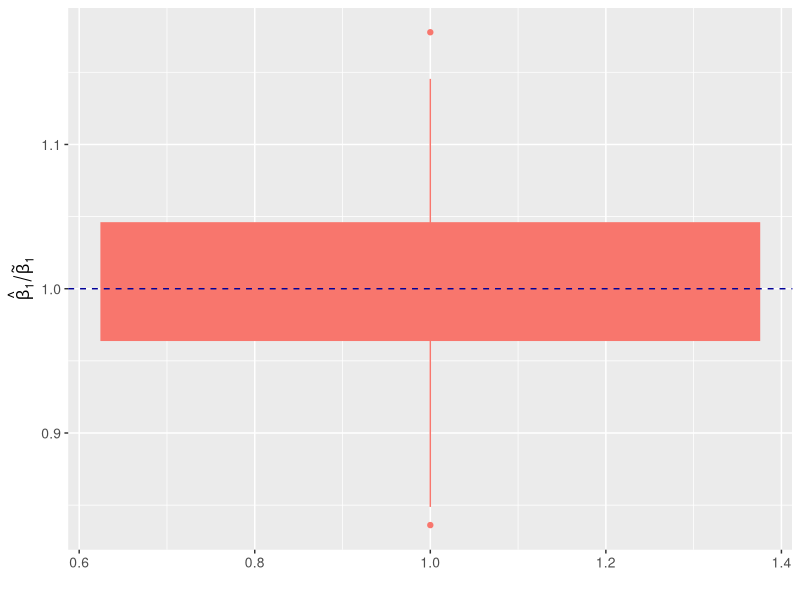
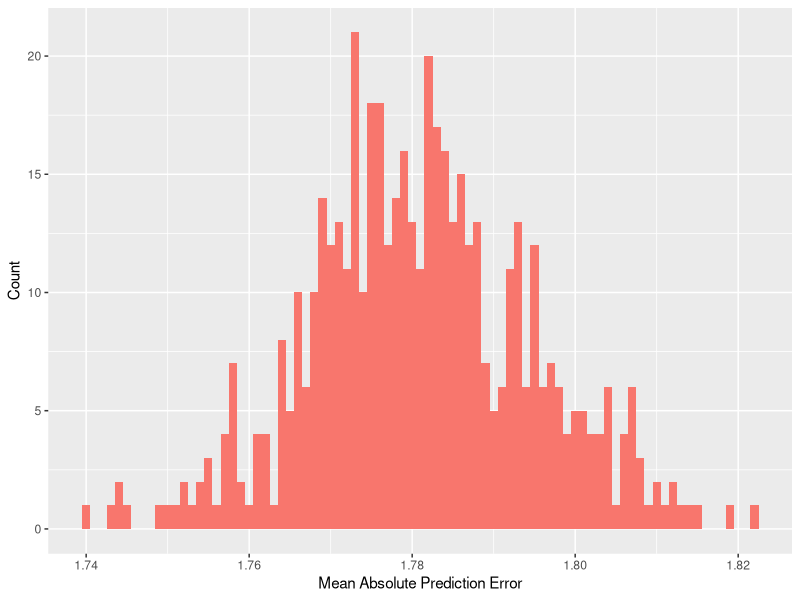

Recreate these plots in R, in order.
# Simulate data sets and store
rm(list=ls())
library(MASS)
set.seed(125)

# Set up storage
n.sim = 500
n.sub = 1000
n.study = 10000
datasets.sub = array(0, c(n.sub, 3, n.sim))
datasets.study = array(0, c(n.study, 3, n.sim))
# Col1: biomarker (M). Col2 = FFQ (W). Col3 = TDI (X)

# Mean and sd parameters drawn from Table 3 Prentice et al. (2011)
# Truth X~N(mu.x, sig.x^2)
mu.x = log(2141)
sig.x = log(14)
for(i in 1:n.sim)
{
  datasets.sub[,3,i] = rnorm(n.sub, mu.x, sig.x)
  datasets.study[,3,i] = rnorm(n.study, mu.x, sig.x)
}

# Simulation settings:
# Considering lambda.wx = 0.1, 0.5, 0.8 and sig.m = alpha*sig.x for alpha = 0.5, 1, 2.
# (M, FFQ) are MVN_2; mu.m = 0 + lambda.mx*X; mu.w = mu.w + lambda.wx*X. 
# Sigma: rho.mw = 0, 0.1, 0.8.
alpha = 0.5; sig.m = alpha*sig.x
sig.w = log(28)
rho.mw = 0
Sigma = matrix(c(sig.m^2, sig.m*rho.mw*sig.w, sig.m*rho.mw*sig.w, sig.w^2), nrow=2)
mu.m = 0
mu.w = log(1485)
lambda.mx = 1
lambda.wx = 0.8
lambda = matrix(c(lambda.mx, lambda.wx), nrow=2, ncol=1)
for(i in 1:n.sim)
{
  datasets.sub[,1:2,i] = mvrnorm(n.sub, c(mu.m, mu.w), Sigma) + t(lambda%*%datasets.sub[,3,i])
  datasets.study[,1:2,i] = mvrnorm(n.study, c(mu.m, mu.w), Sigma) + t(lambda%*%datasets.study[,3,i])
}

# True parameters! X|W deriveable via Bayes Theorem
Psi.tilde = (sig.w^2*sig.x^2)/(sig.w^2 + lambda.wx^2*sig.x^2)
beta0.tilde = (sig.w^2*mu.x - sig.x^2*lambda.wx*mu.w)/(sig.w^2 + lambda.wx^2*sig.x^2)
beta1.tilde = (lambda.wx*sig.x^2)/(sig.w^2 + lambda.wx^2*sig.x^2)

# Calibration. Exact parameters from regressing M|W (after obtaining their marginal)
mu_m = mu.m + lambda.mx*mu.x
mu_w = mu.w + lambda.wx*mu.x
Omega = matrix(c(lambda.mx^2*sig.x^2 + sig.m^2, sig.m*rho.mw*sig.w + sig.x^2*lambda.mx*lambda.wx, sig.m*rho.mw*sig.w + sig.x^2*lambda.mx*lambda.wx, lambda.wx^2*sig.x^2 + sig.w^2),2,2)
denom = (sig.w^2 + lambda.wx^2*sig.x^2)
beta0 = (sig.w^2*mu_m -sig.x^2*lambda.wx*(lambda.mx*mu.w - lambda.wx*mu.m) - (sig.m*rho.mw*sig.w)*mu_w)/denom
beta1 = (lambda.mx*lambda.wx*sig.x^2 + sig.m*rho.mw*sig.w)/denom
# More concise calculation:
#beta0 = mu_m - Omega[1,2]*solve(Omega[2,2])*mu_w
#beta1 = Omega[1,2]*solve(Omega[2,2])

# When rho.mw=0, all are equal. Not the case when rho.mw \neq 0.
c(beta0.tilde, beta0)
c(beta1.tilde, beta1)


################################################################################
# Run calibration by regressing biomarker on FFQ from sub study
beta.est.store = matrix(as.double(NA), nrow=n.sim, ncol=2)
pred.store = matrix(as.double(NA), nrow=n.sim, ncol=n.study)
pred.diffs = matrix(as.double(NA), nrow=n.sim, ncol=n.study)

for(i in 1:n.sim)
{
  # Regress biomarker on FFQ from sub study
  res = lm(datasets.sub[,1,i]~datasets.sub[,2,i])
  beta.est.store[i,] = res$coef
  
  # Predict true intake from FFQ for study data
  pred.store[i,] = res$coef[1] + res$coef[2]*datasets.study[,2,i]
  pred.diffs[i,] = pred.store[i,] - datasets.study[,3,i]
}

# Plot some beta results
library(ggplot2)
dat = data.frame(beta.est.store[,2]/c(beta1.tilde))
names(dat) = c("BetaRatio")
ggplot()+
  geom_boxplot(aes(x=1, y=BetaRatio, fill="red", color="red"), data=dat)+
  labs(y = expression(hat(beta)[1]/tilde(beta)[1]), x="")+
  theme(legend.position="none", axis.title=element_text(size=12), axis.text=element_text(size=10))+
  geom_hline(yintercept=1, colour="#000099", linetype="dashed")


# Plot some prediction results
dat = data.frame(apply(abs(pred.diffs),1,mean)) # Mean absolute error
names(dat) = c("mae")

ggplot()+
  geom_histogram(aes(mae, fill = "blue"), binwidth=0.001, data=dat)+
  labs(x="Mean Absolute Prediction Error", y="Count")+
  theme(legend.position="none")


